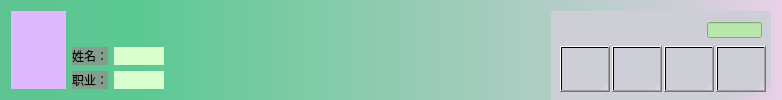
       <widget class="QWidget" name="widget" native="true">
        <property name="minimumSize">
         <size>
          <width>240</width>
          <height>100</height>
         </size>
        </property>
        <property name="maximumSize">
         <size>
          <width>16777215</width>
          <height>100</height>
         </size>
        </property>
        <property name="styleSheet">
         <string notr="true">background-color: qlineargradient(spread:pad, x1:0, y1:0, x2:1, y2:0, stop:0 rgba(95, 195, 145, 255), stop:0.174157 rgba(91, 201, 146, 255), stop:0.870787 rgba(205, 206, 214, 255), stop:1 rgba(234, 208, 231, 255));</string>
        </property>
        <layout class="QHBoxLayout" name="horizontalLayout_47">
         <item>
          <layout class="QGridLayout" name="gridLayout_2">
           <item row="0" column="0" rowspan="3">
            <widget class="QWidget" name="job_widget" native="true">
             <property name="minimumSize">
              <size>
               <width>55</width>
               <height>60</height>
              </size>
             </property>
             <property name="styleSheet">
              <string notr="true">background-color: rgb(223, 185, 255);</string>
             </property>
            </widget>
           </item>
           <item row="0" column="1">
            <spacer name="verticalSpacer_2">
             <property name="orientation">
              <enum>Qt::Vertical</enum>
             </property>
             <property name="sizeHint" stdset="0">
              <size>
               <width>20</width>
               <height>13</height>
              </size>
             </property>
            </spacer>
           </item>
           <item row="1" column="1">
            <layout class="QHBoxLayout" name="horizontalLayout_3">
             <item>
              <widget class="QLabel" name="label">
               <property name="styleSheet">
                <string notr="true">background-color: rgb(132, 158, 142);
font: 9pt &quot;楷体&quot;;</string>
               </property>
               <property name="text">
                <string>姓名：</string>
               </property>
              </widget>
             </item>
             <item>
              <widget class="QLabel" name="name_LB">
               <property name="minimumSize">
                <size>
                 <width>50</width>
                 <height>0</height>
                </size>
               </property>
               <property name="styleSheet">
                <string notr="true">background-color: rgb(216, 255, 205);</string>
               </property>
               <property name="text">
                <string/>
               </property>
              </widget>
             </item>
            </layout>
           </item>
           <item row="2" column="1">
            <layout class="QHBoxLayout" name="horizontalLayout_4">
             <item>
              <widget class="QLabel" name="label_3">
               <property name="styleSheet">
                <string notr="true">background-color: rgb(132, 158, 142);
font: 9pt &quot;楷体&quot;;</string>
               </property>
               <property name="text">
                <string>职业：</string>
               </property>
              </widget>
             </item>
             <item>
              <widget class="QLabel" name="job_LB">
               <property name="minimumSize">
                <size>
                 <width>50</width>
                 <height>0</height>
                </size>
               </property>
               <property name="styleSheet">
                <string notr="true">background-color: rgb(216, 255, 205);</string>
               </property>
               <property name="text">
                <string/>
               </property>
              </widget>
             </item>
            </layout>
           </item>
          </layout>
         </item>
         <item>
          <spacer name="horizontalSpacer">
           <property name="orientation">
            <enum>Qt::Horizontal</enum>
           </property>
           <property name="sizeHint" stdset="0">
            <size>
             <width>381</width>
             <height>20</height>
            </size>
           </property>
          </spacer>
         </item>
         <item>
          <widget class="QWidget" name="widget_8" native="true">
           <property name="minimumSize">
            <size>
             <width>220</width>
             <height>90</height>
            </size>
           </property>
           <property name="maximumSize">
            <size>
             <width>220</width>
             <height>90</height>
            </size>
           </property>
           <property name="styleSheet">
            <string notr="true">background-color: qlineargradient(spread:pad, x1:0, y1:0, x2:1, y2:1, stop:0.870787 rgba(205, 206, 214, 255), stop:1 rgba(234, 208, 231, 255));</string>
           </property>
           <layout class="QGridLayout" name="gridLayout_6">
            <item row="0" column="0">
             <layout class="QVBoxLayout" name="verticalLayout_2">
              <item>
               <layout class="QHBoxLayout" name="horizontalLayout_5">
                <item>
                 <spacer name="horizontalSpacer_33">
                  <property name="orientation">
                   <enum>Qt::Horizontal</enum>
                  </property>
                  <property name="sizeHint" stdset="0">
                   <size>
                    <width>148</width>
                    <height>20</height>
                   </size>
                  </property>
                 </spacer>
                </item>
                <item>
                 <widget class="QLineEdit" name="time_TE">
                  <property name="maximumSize">
                   <size>
                    <width>55</width>
                    <height>16</height>
                   </size>
                  </property>
                  <property name="styleSheet">
                   <string notr="true">background-color: rgb(186, 231, 172);</string>
                  </property>
                  <property name="alignment">
                   <set>Qt::AlignRight|Qt::AlignTrailing|Qt::AlignVCenter</set>
                  </property>
                  <property name="readOnly">
                   <bool>true</bool>
                  </property>
                 </widget>
                </item>
               </layout>
              </item>
              <item>
               <layout class="QHBoxLayout" name="horizontalLayout_2">
                <item>
                 <widget class="QPushButton" name="homepage_BT">
                  <property name="minimumSize">
                   <size>
                    <width>50</width>
                    <height>20</height>
                   </size>
                  </property>
                  <property name="maximumSize">
                   <size>
                    <width>50</width>
                    <height>50</height>
                   </size>
                  </property>
                  <property name="styleSheet">
                   <string notr="true">border-image: url(:/image/image/home.png);</string>
                  </property>
                  <property name="text">
                   <string/>
                  </property>
                 </widget>
                </item>
                <item>
                 <widget class="QPushButton" name="report_BT">
                  <property name="minimumSize">
                   <size>
                    <width>50</width>
                    <height>40</height>
                   </size>
                  </property>
                  <property name="maximumSize">
                   <size>
                    <width>50</width>
                    <height>50</height>
                   </size>
                  </property>
                  <property name="styleSheet">
                   <string notr="true">border-image: url(:/image/image/report.png);</string>
                  </property>
                  <property name="text">
                   <string/>
                  </property>
                 </widget>
                </item>
                <item>
                 <widget class="QPushButton" name="interact_BT">
                  <property name="minimumSize">
                   <size>
                    <width>50</width>
                    <height>40</height>
                   </size>
                  </property>
                  <property name="maximumSize">
                   <size>
                    <width>50</width>
                    <height>50</height>
                   </size>
                  </property>
                  <property name="styleSheet">
                   <string notr="true">border-image: url(:/image/image/feedback.png);</string>
                  </property>
                  <property name="text">
                   <string/>
                  </property>
                 </widget>
                </item>
                <item>
                 <widget class="QPushButton" name="log_BT">
                  <property name="minimumSize">
                   <size>
                    <width>50</width>
                    <height>40</height>
                   </size>
                  </property>
                  <property name="maximumSize">
                   <size>
                    <width>50</width>
                    <height>50</height>
                   </size>
                  </property>
                  <property name="styleSheet">
                   <string notr="true">border-image: url(:/image/image/user.png);</string>
                  </property>
                  <property name="text">
                   <string/>
                  </property>
                 </widget>
                </item>
               </layout>
              </item>
             </layout>
            </item>
           </layout>
          </widget>
         </item>
        </layout>
       </widget>
